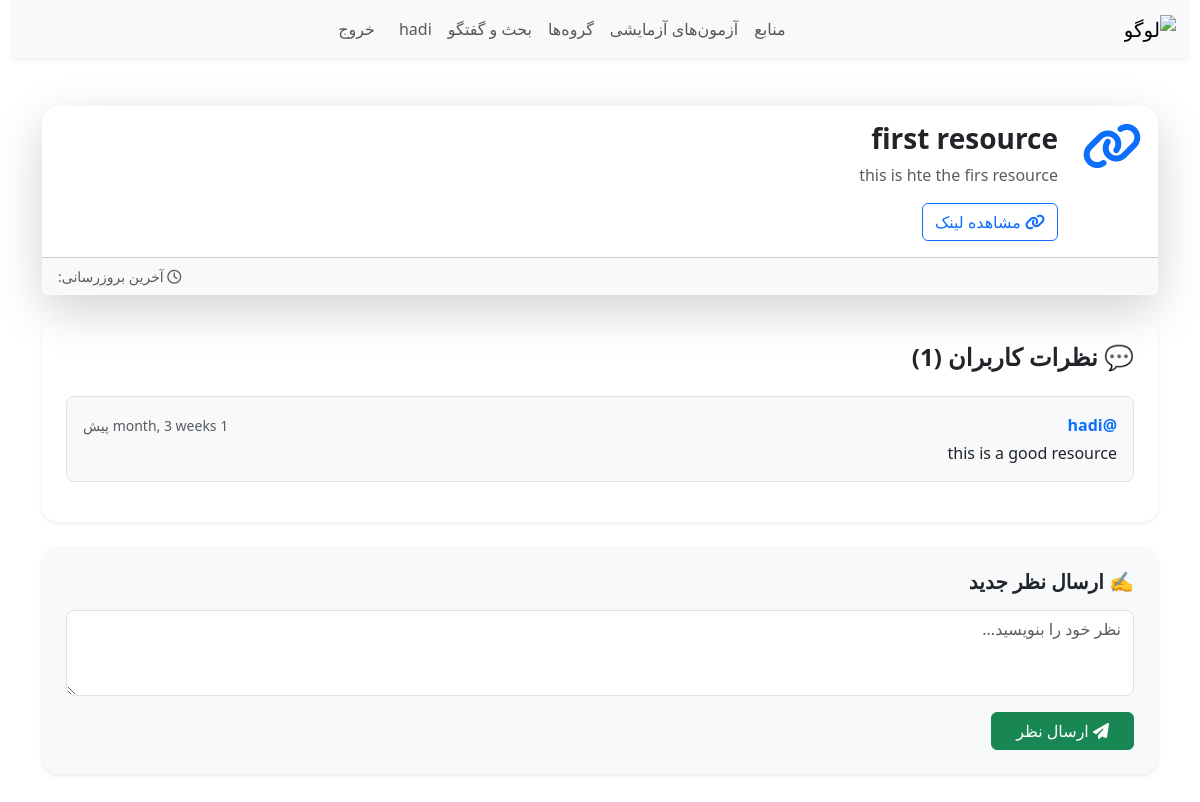
The page /resources/resources/1/ (signed in) on the database its author committed.
### resources_app/models.py (models this page shows, shortened)
class ShareResource(models.Model):
    user = models.ForeignKey(User, on_delete=models.CASCADE, verbose_name="کاربر")
    title = models.CharField(max_length=255, verbose_name="عنوان منبع")
    description = models.TextField(blank=True, null=True, verbose_name="توضیحات")
    link = models.URLField(blank=True, null=True, verbose_name="لینک (اختیاری)")
    file = models.FileField(upload_to="shared_resources/", blank=True, null=True, verbose_name="فایل (اختیاری)")
    created_at = models.DateTimeField(auto_now_add=True, verbose_name="تاریخ ایجاد")
    def get_file_icon(self):
        if self.file:
            ext = os.path.splitext(self.file.name)[1].lower()
            return FILE_ICONS.get(ext, "fa-file text-gray-400")
        return "fa-link text-blue-400"

class ResourceComment(models.Model):
    resource = models.ForeignKey(ShareResource, on_delete=models.CASCADE, related_name="comments", verbose_name="منبع")
    user = models.ForeignKey(User, on_delete=models.CASCADE, verbose_name="کاربر")
    content = models.TextField(verbose_name="متن نظر")
    created_at = models.DateTimeField(auto_now_add=True, verbose_name="تاریخ ایجاد")

### resources_app/views.py (the view)
# urls.py: path("resources/<int:pk>/", views.resource_detail, name="resource_detail"),
@login_required
def resource_detail(request, pk):
    resource = get_object_or_404(ShareResource, pk=pk)
    comments = resource.comments.all().order_by('-created_at')
    if request.method == "POST":
        content = request.POST.get("content")
        if content.strip():
            ResourceComment.objects.create(resource=resource, user=request.user, content=content)
        return redirect("resources_app:resource_detail", pk=pk)
    context = {
        "resource": resource,
        "comments": comments,
    }
    return render(request, "resources_app/pages/resource_detail.html", context)

### resources_app/templates/resources_app/pages/resource_detail.html (shortened to what this page needs)
{% include 'includes/header.html' %}
{% block content %}
<div class="container py-5">
  <div class="card border-0 shadow-lg rounded-4 mb-4">
    <div class="card-body d-flex flex-column flex-md-row align-items-start gap-4">
      <div class="text-center text-md-start">
        <i class="fa-solid {{ resource.get_file_icon }} text-primary fa-3x"></i>
      </div>
      <div class="flex-grow-1">
        <h3 class="fw-bold mb-2">{{ resource.title }}</h3>
        <p class="text-muted mb-3">{{ resource.description|default:"بدون توضیحات" }}</p>
        <div class="d-flex flex-wrap gap-2">
          {% if resource.link %}
          <a href="{{ resource.link }}" target="_blank" class="btn btn-outline-primary">
            <i class="fa-solid fa-link"></i> مشاهده لینک
          </a>
          {% endif %}
        </div>
      </div>
    </div>
    <div class="card-footer bg-light small text-muted text-end">
      <i class="fa-regular fa-clock"></i> آخرین بروزرسانی: {{ resource.updated_at|date:"Y/m/d H:i" }}
    </div>
  </div>
  <div class="bg-white p-4 shadow-sm rounded-4 mb-4">
    <h4 class="fw-semibold mb-4">
      💬 نظرات کاربران ({{ comments|length }})
    </h4>
    {% if comments %}
      {% for comment in comments %}
      <div class="border rounded-3 p-3 mb-3 bg-light">
        <div class="d-flex justify-content-between align-items-center mb-1">
          <strong class="text-primary">@{{ comment.user.username }}</strong>
          <small class="text-muted">{{ comment.created_at|timesince }} پیش</small>
        </div>
        <p class="mb-0">{{ comment.content }}</p>
      </div>
      {% endfor %}
    {% else %}
      <p class="text-muted">هنوز نظری ثبت نشده است. اولین نفر باشید!</p>
    {% endif %}
  </div>
  {% if user.is_authenticated %}
  <div class="bg-light p-4 rounded-4 shadow-sm">
    <h5 class="fw-semibold mb-3">✍️ ارسال نظر جدید</h5>
    <form method="post">
      <div class="mb-3">
        <textarea name="content" rows="3" class="form-control rounded-3" placeholder="نظر خود را بنویسید..." required></textarea>
      </div>
      <button type="submit" class="btn btn-success px-4">
        <i class="fa-solid fa-paper-plane"></i> ارسال نظر
      </button>
    </form>
  </div>
  {% else %}
  <div class="alert alert-warning mt-4" role="alert">
    <i class="fa-solid fa-user-lock"></i> برای ارسال نظر باید ابتدا وارد حساب کاربری خود شوید.
  </div>
  {% endif %}
</div>
{% endblock %}

### templates/includes/header.html (shortened to what this page needs)
{% extends 'includes/base.html'%}
  {%block content%}
    <nav class="navbar navbar-expand-sm navbar-light bg-light shadow-sm">
        <div class="container-fluid">
            <a class="navbar-brand flex items-center" href="#">
                <img src="" alt="لوگو" width="40" height="40" class="me-2 img-fluid">
            </a>
            <div class="collapse navbar-collapse" id="navbarNav">
                <ul class="navbar-nav mx-auto text-center">
                    <li class="nav-item"><a class="nav-link" href="/resources/">منابع</a></li>
                    <li class="nav-item"><a class="nav-link" href="/mock-tests/">آزمون‌های آزمایشی</a></li>
                    <li class="nav-item"><a class="nav-link" href="{% url 'groups_app:create_group' %}">گروه‌ها</a></li>
                    <li class="nav-item"><a class="nav-link" href="{% url 'discussion_app:list' %}">بحث و گفتگو</a></li>
                    {% if user.is_authenticated %}
                    <li class="nav-item"><a class="nav-link" href="/discussion/">{{ request.user.username }}</a></li>
                    <li class="nav-item"><a class="nav-link btn btn-primary ms-lg-2 mt-2 mt-lg-0" href="/account/login/">خروج</a></li>
                    {% else %}
                    <li class="nav-item"><a class="nav-link btn btn-primary ms-lg-2 mt-2 mt-lg-0" href="/account/login/">ورود</a></li>
                    <li class="nav-item"><a class="nav-link btn btn-outline-primary ms-lg-2 mt-2 mt-lg-0" href="/account/register/">ثبت نام</a></li>
                    {% endif %}
                </ul>
            </div>
        </div>
    </nav>
  {%endblock content%}

### rows shown on the page
ShareResource: title "first resource", description "this is hte the firs resource"
ResourceComment: user.username "hadi", created_at "1 month, 3 weeks", content "this is a good resource"

### other values the page prints
{{ request.user.username }} "hadi"
{{ comments|length }} "1"
